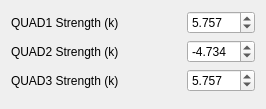
             <widget class="QWidget" name="tab_3">
              <attribute name="title">
               <string>Magnets</string>
              </attribute>
              <layout class="QFormLayout" name="formLayout_5">
               <property name="fieldGrowthPolicy">
                <enum>QFormLayout::AllNonFixedFieldsGrow</enum>
               </property>
               <item row="0" column="0">
                <widget class="QLabel" name="c2v_quad1_strength_label">
                 <property name="minimumSize">
                  <size>
                   <width>170</width>
                   <height>0</height>
                  </size>
                 </property>
                 <property name="text">
                  <string>QUAD1 Strength (k)</string>
                 </property>
                </widget>
               </item>
               <item row="0" column="1">
                <widget class="QDoubleSpinBox" name="doubleSpinBox_9">
                 <property name="maximumSize">
                  <size>
                   <width>150</width>
                   <height>16777215</height>
                  </size>
                 </property>
                 <property name="accessibleName">
                  <string>CLA-C2V:CLA-C2V-MAG-QUAD-01:k1l</string>
                 </property>
                 <property name="suffix">
                  <string/>
                 </property>
                 <property name="decimals">
                  <number>3</number>
                 </property>
                 <property name="minimum">
                  <double>-70.000000000000000</double>
                 </property>
                 <property name="maximum">
                  <double>70.000000000000000</double>
                 </property>
                 <property name="singleStep">
                  <double>0.100000000000000</double>
                 </property>
                 <property name="value">
                  <double>5.757000000000000</double>
                 </property>
                </widget>
               </item>
               <item row="1" column="0">
                <widget class="QLabel" name="c2v_quad2_strength_label">
                 <property name="minimumSize">
                  <size>
                   <width>170</width>
                   <height>0</height>
                  </size>
                 </property>
                 <property name="text">
                  <string>QUAD2 Strength (k)</string>
                 </property>
                </widget>
               </item>
               <item row="1" column="1">
                <widget class="QDoubleSpinBox" name="doubleSpinBox_10">
                 <property name="maximumSize">
                  <size>
                   <width>150</width>
                   <height>16777215</height>
                  </size>
                 </property>
                 <property name="accessibleName">
                  <string>CLA-C2V:CLA-C2V-MAG-QUAD-02:k1l</string>
                 </property>
                 <property name="suffix">
                  <string/>
                 </property>
                 <property name="decimals">
                  <number>3</number>
                 </property>
                 <property name="minimum">
                  <double>-70.000000000000000</double>
                 </property>
                 <property name="maximum">
                  <double>70.000000000000000</double>
                 </property>
                 <property name="singleStep">
                  <double>0.100000000000000</double>
                 </property>
                 <property name="value">
                  <double>-4.734000000000000</double>
                 </property>
                </widget>
               </item>
               <item row="2" column="0">
                <widget class="QLabel" name="c2v_quad3_strength_label">
                 <property name="minimumSize">
                  <size>
                   <width>170</width>
                   <height>0</height>
                  </size>
                 </property>
                 <property name="text">
                  <string>QUAD3 Strength (k)</string>
                 </property>
                </widget>
               </item>
               <item row="2" column="1">
                <widget class="QDoubleSpinBox" name="doubleSpinBox_11">
                 <property name="maximumSize">
                  <size>
                   <width>150</width>
                   <height>16777215</height>
                  </size>
                 </property>
                 <property name="accessibleName">
                  <string>CLA-C2V:CLA-C2V-MAG-QUAD-03:k1l</string>
                 </property>
                 <property name="suffix">
                  <string/>
                 </property>
                 <property name="decimals">
                  <number>3</number>
                 </property>
                 <property name="minimum">
                  <double>-70.000000000000000</double>
                 </property>
                 <property name="maximum">
                  <double>70.000000000000000</double>
                 </property>
                 <property name="singleStep">
                  <double>0.100000000000000</double>
                 </property>
                 <property name="value">
                  <double>5.757000000000000</double>
                 </property>
                </widget>
               </item>
               <item row="3" column="0" colspan="2">
                <spacer name="verticalSpacer_3">
                 <property name="orientation">
                  <enum>Qt::Vertical</enum>
                 </property>
                 <property name="sizeHint" stdset="0">
                  <size>
                   <width>20</width>
                   <height>0</height>
                  </size>
                 </property>
                </spacer>
               </item>
              </layout>
             </widget>
